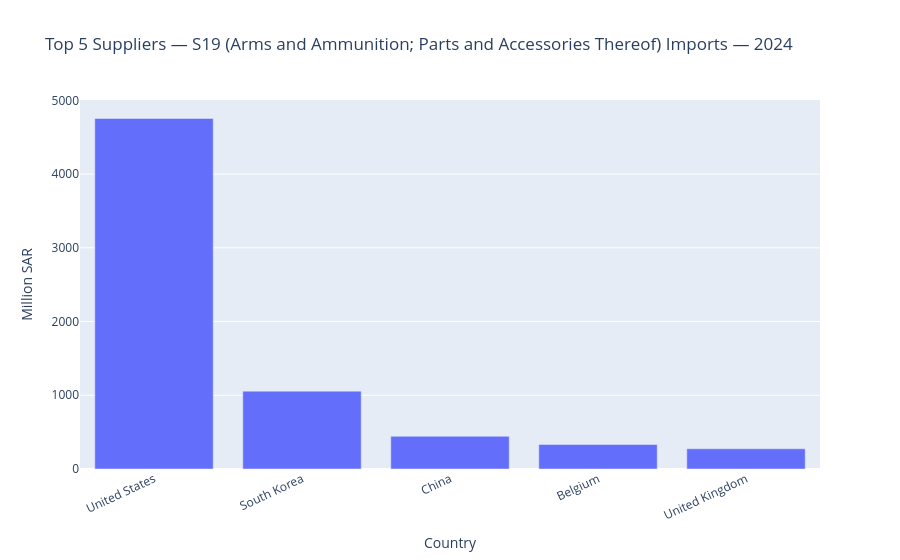

The notebook cell this image was saved under:
### Markdown cell above
### Chart: Top 5 Suppliers for the Most Dependent Section

This bar chart drills down into **one specific section** (the section with the highest Top1 Share) to show **who the top supplier countries are** and how much they contribute.

- **Selected section:**  
  `SECTION_PICK` is automatically chosen as the section with the **highest supplier dependency** (highest Top1 Share).  
  `SECTION_NAME` is the section’s descriptive name.

- **X-axis (Country):** the top 5 supplier countries for this section (imports only).
- **Y-axis (imports):** import value from each country in **Million SAR**.
- **Hover details:**  
  - **share:** each country’s share of the section’s total imports  
  - **rank:** the supplier rank within the section (1 = largest supplier)

**How to interpret:**
- If the first supplier dominates (much larger bar + high share), it confirms **high concentration risk**.
- Suppliers ranked #2 and #3 represent the most realistic **near-term alternatives** if diversification is needed.

### Code cell
SECTION_PICK = top10_dep.iloc[0]["Section ID"]
SECTION_NAME = top10_dep.iloc[0]["Section"]

sec_top5 = (top5[top5["Section ID"] == SECTION_PICK]
            .sort_values("rank")
            .copy())

fig = px.bar(
    sec_top5,
    x="Country",
    y="imports",
    title=f"Top 5 Suppliers — {SECTION_PICK} ({SECTION_NAME}) Imports — {YEAR}",
    labels={"imports":"Million SAR"},
    hover_data={"share":":.2%","rank":True}
)
fig.update_layout(xaxis_tickangle=-25)
fig.show()

sec_top5[["rank","Country","imports","share"]]

### Figure 1 — Plotly figure (JSON) as saved in the notebook; plotly's stock layout.template omitted (floating-point values rounded to 4 significant figures)
{"data": [{"customdata": [[0.6011, 1.0], [0.1335, 2.0], [0.05606, 3.0], [0.04208, 4.0], [0.03468, 5.0]], "hovertemplate": "Country=%{x}<br>Million SAR=%{y}<br>share=%{customdata[0]:.2%}<br>rank=%{customdata[1]}<extra></extra>", "legendgroup": "", "marker": {"color": "#636efa", "pattern": {"shape": ""}}, "name": "", "orientation": "v", "showlegend": false, "textposition": "auto", "type": "bar", "x": ["United States", "South Korea", "China", "Belgium", "United Kingdom"], "xaxis": "x", "y": [4755.0, 1056.0, 443.4, 332.8, 274.3], "yaxis": "y"}], "layout": {"barmode": "relative", "legend": {"tracegroupgap": 0}, "title": {"text": "Top 5 Suppliers — S19 (Arms and Ammunition; Parts and Accessories Thereof) Imports — 2024"}, "xaxis": {"anchor": "y", "domain": [0, 1], "tickangle": -25, "title": {"text": "Country"}}, "yaxis": {"anchor": "x", "domain": [0, 1], "title": {"text": "Million SAR"}}}}
